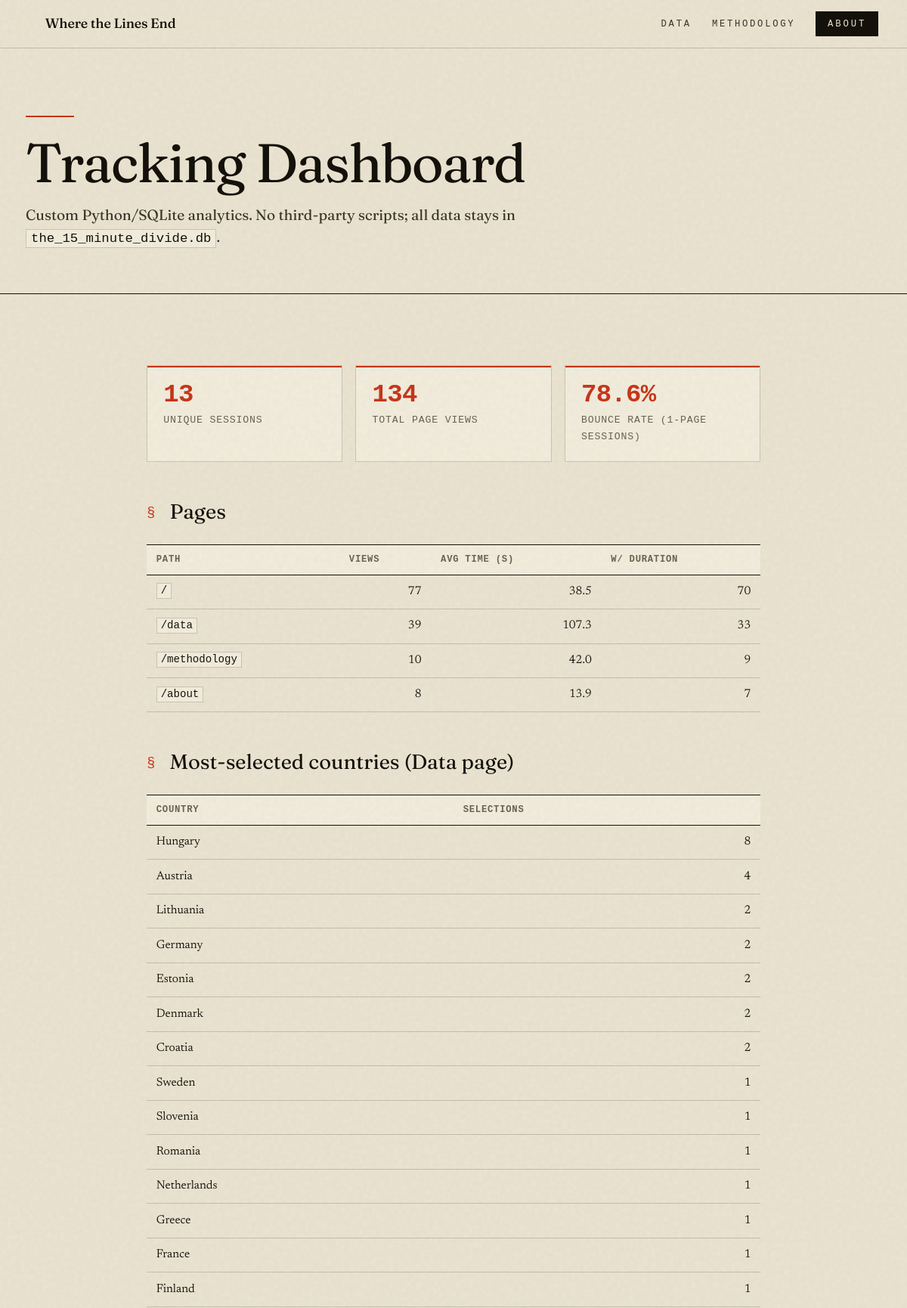
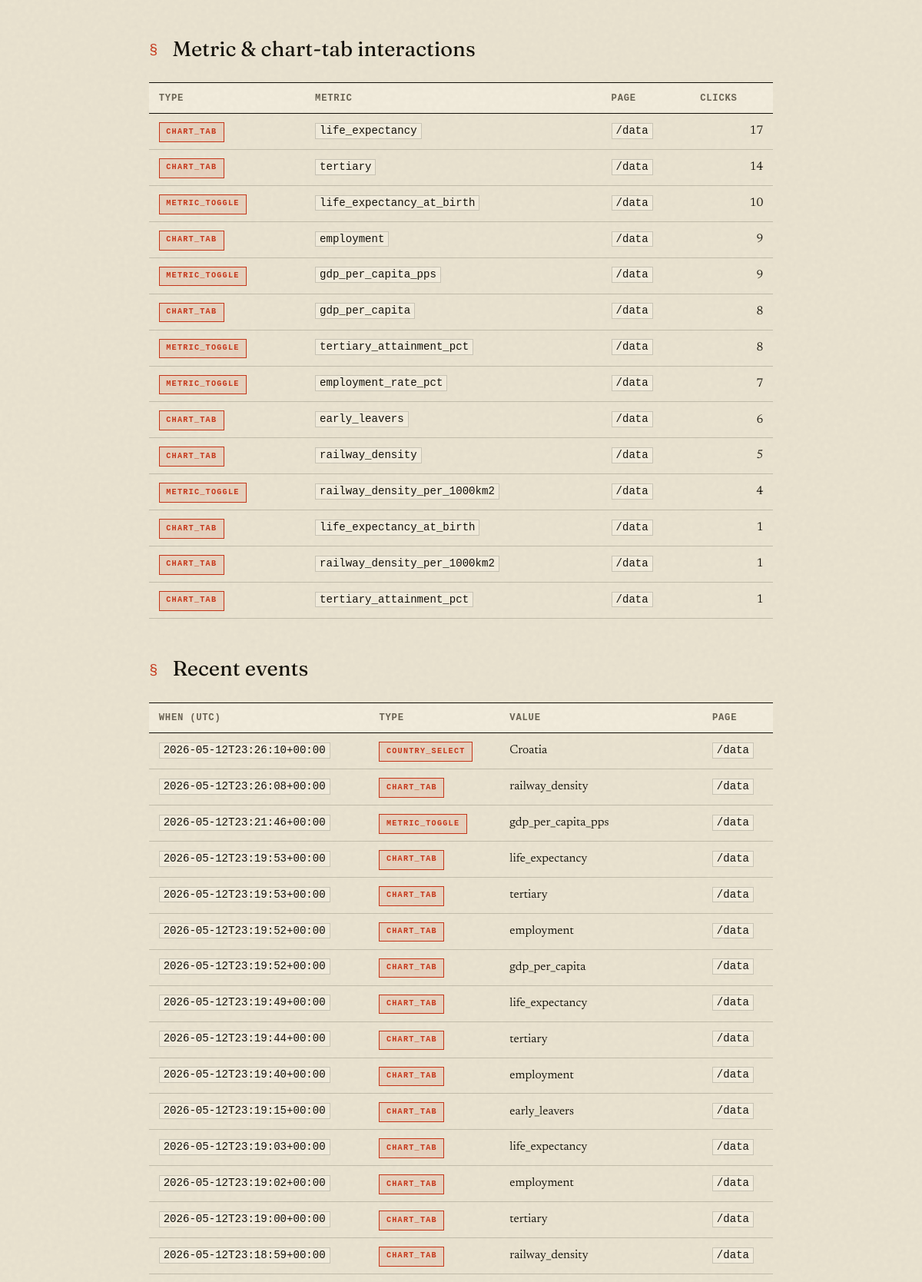
Page /tracker (upper part) on the committed database (2 pictures, top to bottom).
### tables this page shows
CREATE TABLE tracking_events (
            id          INTEGER PRIMARY KEY AUTOINCREMENT,
            session_id  TEXT    NOT NULL,
            event_type  TEXT    NOT NULL,
            event_value TEXT,
            path        TEXT,
            occurred_at TEXT    NOT NULL,
            FOREIGN KEY (session_id) REFERENCES tracking_sessions(session_id)
        );

### tracking.py (the view)
@bp.get("/tracker")
def dashboard():
    conn = _db()
    conn.row_factory = sqlite3.Row
    cur = conn.cursor()
    cur.execute("SELECT COUNT(*) AS n FROM tracking_sessions")
    n_sessions = cur.fetchone()["n"]
    cur.execute("SELECT COUNT(*) AS n FROM tracking_pageviews")
    n_pageviews = cur.fetchone()["n"]
    cur.execute("""
        SELECT path,
               COUNT(*)                              AS views,
               ROUND(AVG(duration_ms) / 1000.0, 1)   AS avg_seconds,
               COUNT(duration_ms)                    AS n_with_duration
        FROM tracking_pageviews
        GROUP BY path
        ORDER BY views DESC
    """)
    by_page = [dict(r) for r in cur.fetchall()]
    cur.execute("""
        SELECT event_value AS country, COUNT(*) AS n
        FROM tracking_events
        WHERE event_type = 'country_select' AND event_value <> ''
        GROUP BY event_value
        ORDER BY n DESC
        LIMIT 15
    """)
    countries = [dict(r) for r in cur.fetchall()]
    cur.execute("""
        SELECT event_type, event_value AS metric, path, COUNT(*) AS n
        FROM tracking_events
        WHERE event_type IN ('chart_tab', 'metric_toggle')
        GROUP BY event_type, event_value, path
        ORDER BY n DESC
        LIMIT 20
    """)
    metric_use = [dict(r) for r in cur.fetchall()]
    cur.execute("""
        SELECT event_type, event_value, path, occurred_at
        FROM tracking_events
        ORDER BY id DESC
        LIMIT 30
    """)
    recent_events = [dict(r) for r in cur.fetchall()]
    cur.execute("""
        SELECT
            SUM(CASE WHEN n = 1 THEN 1 ELSE 0 END) AS bounced,
            COUNT(*)                                AS total
        FROM (
            SELECT session_id, COUNT(*) AS n
            FROM tracking_pageviews
            GROUP BY session_id
        )
    """)
    b = dict(cur.fetchone())
    bounce_pct = (
        round(100 * (b["bounced"] or 0) / b["total"], 1)
        if b["total"] else 0.0
    )
    conn.close()
    return render_template(
        "tracker.html",
        n_sessions=n_sessions,
        n_pageviews=n_pageviews,
        bounce_pct=bounce_pct,
        by_page=by_page,
        countries=countries,
        metric_use=metric_use,
        recent_events=recent_events,
    )

### tracking.py (called while the page is built, shortened)
def _db():
    return sqlite3.connect(current_app.config["DB_PATH"])

def before_request_hook():
    if request.method != "GET":
        return
    path = request.path
    if path in EXCLUDE_PATHS:
        return

def context_processor():
    return {"tracking_pageview_id": getattr(g, "tracking_pageview_id", None)}

### templates/tracker.html (shortened to what this page needs)
{% extends "base.html" %}
{% block content %}
<div class="page-header">
    <div class="page-header__inner">
        <h1 class="page-header__title">Tracking Dashboard</h1>
        <p class="page-header__sub">
            Custom Python/SQLite analytics. No third-party scripts; all data
            stays in <code>the_15_minute_divide.db</code>.
        </p>
    </div>
</div>
<div class="prose-layout">
    <div class="tracker-grid">
        <div class="tracker-stat">
            <span class="tracker-stat__num">{{ n_sessions }}</span>
            <span class="tracker-stat__label">Unique sessions</span>
        </div>
        <div class="tracker-stat">
            <span class="tracker-stat__num">{{ n_pageviews }}</span>
            <span class="tracker-stat__label">Total page views</span>
        </div>
        <div class="tracker-stat">
            <span class="tracker-stat__num">{{ bounce_pct }}%</span>
            <span class="tracker-stat__label">Bounce rate (1-page sessions)</span>
        </div>
    </div>
    <h2 class="tracker-section-title">Pages</h2>
    {% if by_page %}
    <table class="tracker-table">
        <thead>
            <tr>
                <th>Path</th>
                <th class="num">Views</th>
                <th class="num">Avg time (s)</th>
                <th class="num">w/ duration</th>
            </tr>
        </thead>
        <tbody>
        {% for row in by_page %}
            <tr>
                <td><code>{{ row.path }}</code></td>
                <td class="num">{{ row.views }}</td>
                <td class="num">{{ row.avg_seconds if row.avg_seconds is not none else '—' }}</td>
                <td class="num">{{ row.n_with_duration }}</td>
            </tr>
        {% endfor %}
        </tbody>
    </table>
    {% else %}
    <div class="tracker-empty">No page views logged yet.</div>
    {% endif %}
    <h2 class="tracker-section-title">Most-selected countries (Data page)</h2>
    {% if countries %}
    <table class="tracker-table">
        <thead>
            <tr>
                <th>Country</th>
                <th class="num">Selections</th>
            </tr>
        </thead>
        <tbody>
        {% for row in countries %}
            <tr>
                <td>{{ row.country }}</td>
                <td class="num">{{ row.n }}</td>
            </tr>
        {% endfor %}
        </tbody>
    </table>
    {% else %}
    <div class="tracker-empty">
        No country selections yet — open the
        <a href="{{ url_for('data') }}">Data Explorer</a> and pick one.
    </div>
    {% endif %}
    <h2 class="tracker-section-title">Metric &amp; chart-tab interactions</h2>
    {% if metric_use %}
    <table class="tracker-table">
        <thead>
            <tr>
                <th>Type</th>
                <th>Metric</th>
                <th>Page</th>
                <th class="num">Clicks</th>
            </tr>
        </thead>
        <tbody>
        {% for row in metric_use %}
            <tr>
                <td><span class="tracker-pill">{{ row.event_type }}</span></td>
                <td><code>{{ row.metric }}</code></td>
                <td><code>{{ row.path }}</code></td>
                <td class="num">{{ row.n }}</td>
            </tr>
        {% endfor %}
        </tbody>
    </table>
    {% else %}
    <div class="tracker-empty">No metric or chart-tab clicks yet.</div>
    {% endif %}
    <h2 class="tracker-section-title">Recent events</h2>
    {% if recent_events %}
    <table class="tracker-table">
        <thead>
            <tr>
                <th>When (UTC)</th>
                <th>Type</th>
                <th>Value</th>
                <th>Page</th>
            </tr>
        </thead>
        <tbody>
        {% for row in recent_events %}
            <tr>
                <td><code>{{ row.occurred_at }}</code></td>
                <td><span class="tracker-pill">{{ row.event_type }}</span></td>
                <td>{{ row.event_value }}</td>
                <td><code>{{ row.path }}</code></td>
            </tr>
        {% endfor %}
        </tbody>
    </table>
    {% else %}
    <div class="tracker-empty">No events logged yet.</div>
    {% endif %}
</div>
{% endblock %}

### templates/base.html (shortened to what this page needs)
<!doctype html>
<html lang="en">
<head>
    <link rel="stylesheet" href="{{ url_for('static', filename='css/style.css') }}" />
</head>
<body>
    <nav class="nav">
        <a href="{{ url_for('index') }}" class="nav__brand">
            Where the Lines End
        </a>
        <ul class="nav__links">
            <li>
                <a href="{{ url_for('data') }}" class="nav__link">Data</a>
            </li>
            <li>
                <a href="{{ url_for('methodology') }}" class="nav__link">Methodology</a>
            </li>
            <li>
                <a href="{{ url_for('about') }}" class="nav__link nav__link--cta">About</a>
            </li>
        </ul>
    </nav>
    <main>{% block content %}{% endblock %}</main>
</body>
</html>

### templates/tracker.html (style rules this page uses)
.tracker-grid { display: grid; grid-template-columns: repeat(auto-fit, minmax(180px, 1fr)); gap: 1rem; margin-bottom: 2.5rem; }
.tracker-stat { background: var(--clr-bg-soft); border: 1px solid var(--clr-border); border-radius: var(--radius); padding: 1.25rem; }
.tracker-stat__num { display: block; font-size: 2rem; font-weight: 800; color: var(--clr-text); line-height: 1; letter-spacing: -.02em; }
.tracker-stat__label { display: block; margin-top: .35rem; font-size: .78rem; color: var(--clr-muted); text-transform: uppercase; letter-spacing: .06em; }
.tracker-table { width: 100%; border-collapse: collapse; margin-bottom: 2.5rem; font-size: .92rem; }
.tracker-table th, .tracker-table td { text-align: left; padding: .55rem .75rem; border-bottom: 1px solid var(--clr-border); }
.tracker-table th { font-size: .72rem; text-transform: uppercase; letter-spacing: .06em; color: var(--clr-muted); background: var(--clr-bg-soft); }
.tracker-table td.num { text-align: right; font-variant-numeric: tabular-nums; }
.tracker-section-title { font-size: 1.15rem; font-weight: 700; margin-bottom: .75rem; color: var(--clr-text); }
.tracker-pill { display: inline-block; padding: .15rem .55rem; border-radius: 999px; font-size: .72rem; font-weight: 600; background: #eef5ff; color: var(--clr-blue); }

### rows in the picture
tracking_events: country "Germany", n "2"
tracking_events: event_type "CHART_TAB", metric "life_expectancy_at_birth", path "/data", n "1"
tracking_events: event_type "CHART_TAB", metric "railway_density_per_1000km2", path "/data", n "1"
tracking_events: event_type "CHART_TAB", metric "tertiary_attainment_pct", path "/data", n "1"
tracking_events: occurred_at "2026-05-12T23:26:10+00:00", event_type "COUNTRY_SELECT", event_value "Croatia", path "/data"
tracking_events: occurred_at "2026-05-12T23:26:08+00:00", event_type "CHART_TAB", event_value "railway_density", path "/data"
tracking_events: occurred_at "2026-05-12T23:21:46+00:00", event_type "METRIC_TOGGLE", event_value "gdp_per_capita_pps", path "/data"
tracking_events: occurred_at "2026-05-12T23:19:53+00:00", event_type "CHART_TAB", event_value "life_expectancy", path "/data"
tracking_events: occurred_at "2026-05-12T23:19:53+00:00", event_type "CHART_TAB", event_value "tertiary", path "/data"
tracking_events: occurred_at "2026-05-12T23:19:52+00:00", event_type "CHART_TAB", event_value "employment", path "/data"
tracking_events: occurred_at "2026-05-12T23:19:52+00:00", event_type "CHART_TAB", event_value "gdp_per_capita", path "/data"
tracking_events: occurred_at "2026-05-12T23:19:49+00:00", event_type "CHART_TAB", event_value "life_expectancy", path "/data"
tracking_events: occurred_at "2026-05-12T23:19:44+00:00", event_type "CHART_TAB", event_value "tertiary", path "/data"
tracking_events: occurred_at "2026-05-12T23:19:40+00:00", event_type "CHART_TAB", event_value "employment", path "/data"
tracking_events: occurred_at "2026-05-12T23:19:15+00:00", event_type "CHART_TAB", event_value "early_leavers", path "/data"
tracking_events: occurred_at "2026-05-12T23:19:03+00:00", event_type "CHART_TAB", event_value "life_expectancy", path "/data"
tracking_events: occurred_at "2026-05-12T23:19:02+00:00", event_type "CHART_TAB", event_value "employment", path "/data"
tracking_events: occurred_at "2026-05-12T23:19:00+00:00", event_type "CHART_TAB", event_value "tertiary", path "/data"
tracking_events: occurred_at "2026-05-12T23:18:59+00:00", event_type "CHART_TAB", event_value "railway_density", path "/data"

### other values in the picture
{{ n_sessions }} "13"
{{ n_pageviews }} "134"
{{ bounce_pct }} "78.6"
{{ row.path }} "/" "/data" "/methodology" "/about"
{{ row.views }} "77" "39" "10" "8"
{{ row.avg_seconds if row.avg_seconds is not none else '—' }} "38.5" "107.3" "42.0" "13.9"
{{ row.n_with_duration }} "70" "33" "9" "7"
{{ row.country }} "Hungary" "Austria" "Lithuania" "Estonia" "Denmark" "Croatia" "Sweden" "Slovenia" "Romania" "Netherlands" "Greece" "France" "Finland"
{{ row.n }} "8" "4" "2" "2" "2" "2" "1" "1" "1" "1" "1" "1" "1"
{{ row.event_type }} "CHART_TAB" "CHART_TAB" "METRIC_TOGGLE" "CHART_TAB" "METRIC_TOGGLE" "CHART_TAB" "METRIC_TOGGLE" "METRIC_TOGGLE" "CHART_TAB" "CHART_TAB" "METRIC_TOGGLE"
{{ row.metric }} "life_expectancy" "tertiary" "life_expectancy_at_birth" "employment" "gdp_per_capita_pps" "gdp_per_capita" "tertiary_attainment_pct" "employment_rate_pct" "early_leavers" "railway_density" "railway_density_per_1000km2"
{{ row.path }} "/data" "/data" "/data" "/data" "/data" "/data" "/data" "/data" "/data" "/data" "/data"
{{ row.n }} "17" "14" "10" "9" "9" "8" "8" "7" "6" "5" "4"
